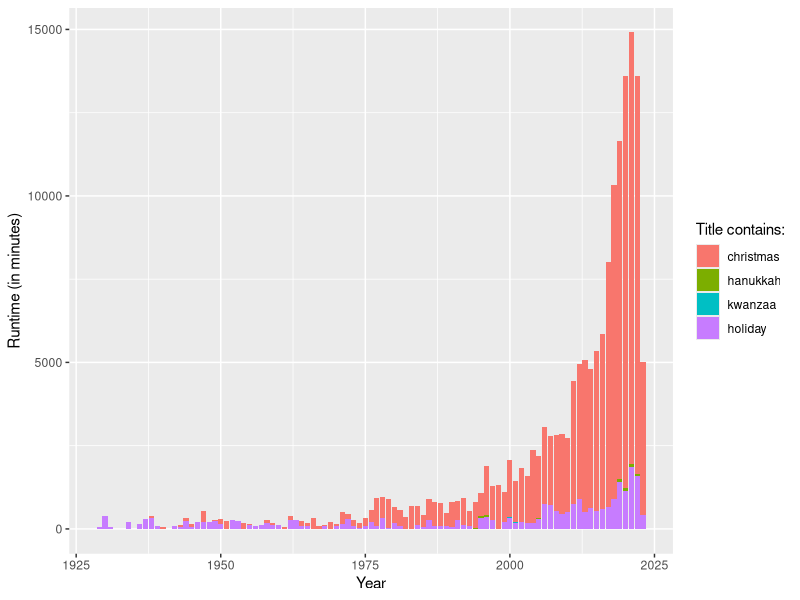
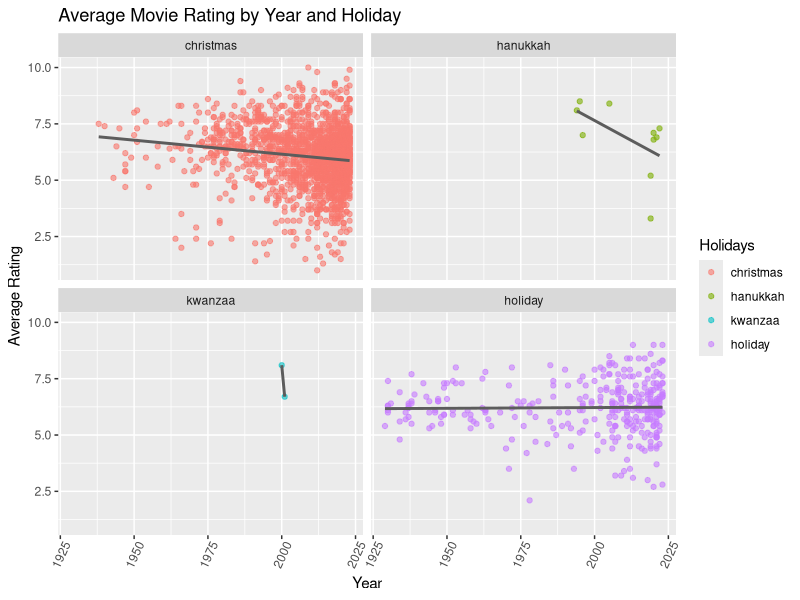

Write R code to recreate these figures, in order. (Note: this script raises an error after producing the figures.)
## ---- chunk 1
library(tidyr)
library(readr)
library(ggplot2)
holiday_movies <- read_csv("data/holiday_movies.csv")

new_holiday_movies <- pivot_longer(
  holiday_movies,
  cols = c("christmas", "hanukkah", "kwanzaa", "holiday"),
  names_to = "holidays",
  values_to = "true/false"
)

filtered_holiday_movies <- new_holiday_movies[new_holiday_movies$`true/false`, ]

filtered_holiday_movies$holidays <- factor(filtered_holiday_movies$holidays, levels = c("christmas", "hanukkah", "kwanzaa", "holiday"))

ggplot(filtered_holiday_movies, aes(x = year, y = runtime_minutes, fill = holidays)) + 
  geom_bar(stat = "identity") +
  labs(
    x = "Year",
    y = "Runtime (in minutes)",
    fill = "Title contains:",
    title = 
  )
## ---- chunk 2
#problem 1

library(ggplot2)

ggplot(filtered_holiday_movies, aes(x = year, 
                                    y = average_rating, 
                                    color = holidays)) +
  geom_point(alpha = 0.6) +
  geom_smooth(method="lm", 
              se = FALSE, 
              color = "gray36") +
  facet_wrap(~ holidays) +
  theme(axis.text.x = element_text(angle = 65, 
                                   vjust = 0.6)) + 
  labs(title = "Average Movie Rating by Year and Holiday",
       x = "Year", 
       y = "Average Rating",
       color = "Holidays")

## ---- chunk 3
library(ggplot2)

ggplot(filtered_holiday_movies, aes(x = average_rating, color = holidays)) +
  geom_density() +
  labs
